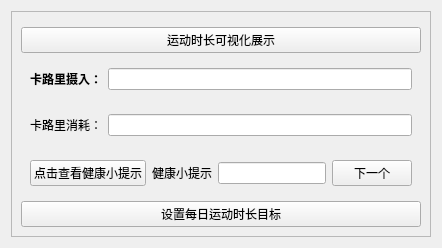
                     <widget class="QWidget" name="home">
                      <property name="styleSheet">
                       <string notr="true">background-image: url(:/images/images/images/homebackground.png);
background-position: center;
background-repeat: no-repeat;</string>
                      </property>
                      <layout class="QHBoxLayout" name="horizontalLayout_6">
                       <item>
                        <widget class="QFrame" name="sports_time_view">
                         <property name="frameShape">
                          <enum>QFrame::Shape::StyledPanel</enum>
                         </property>
                         <property name="frameShadow">
                          <enum>QFrame::Shadow::Raised</enum>
                         </property>
                         <layout class="QVBoxLayout" name="verticalLayout_22" stretch="4,1,1,1,2,1">
                          <item>
                           <widget class="QWidget" name="widget_11" native="true">
                            <widget class="QFrame" name="day_visual">
                             <property name="geometry">
                              <rect>
                               <x>40</x>
                               <y>10</y>
                               <width>311</width>
                               <height>181</height>
                              </rect>
                             </property>
                             <property name="styleSheet">
                              <string notr="true">backgroundcolor:rgb(255, 255, 255);</string>
                             </property>
                             <property name="frameShape">
                              <enum>QFrame::Shape::StyledPanel</enum>
                             </property>
                             <property name="frameShadow">
                              <enum>QFrame::Shadow::Raised</enum>
                             </property>
                             <layout class="QHBoxLayout" name="horizontalLayout_27"/>
                            </widget>
                            <widget class="QFrame" name="week_visual">
                             <property name="geometry">
                              <rect>
                               <x>440</x>
                               <y>9</y>
                               <width>321</width>
                               <height>181</height>
                              </rect>
                             </property>
                             <property name="frameShape">
                              <enum>QFrame::Shape::StyledPanel</enum>
                             </property>
                             <property name="frameShadow">
                              <enum>QFrame::Shadow::Raised</enum>
                             </property>
                             <layout class="QHBoxLayout" name="horizontalLayout_28"/>
                            </widget>
                           </widget>
                          </item>
                          <item>
                           <widget class="QPushButton" name="btn_visual">
                            <property name="text">
                             <string>运动时长可视化展示</string>
                            </property>
                           </widget>
                          </item>
                          <item alignment="Qt::AlignmentFlag::AlignBottom">
                           <widget class="QWidget" name="widget_3" native="true">
                            <property name="maximumSize">
                             <size>
                              <width>16777215</width>
                              <height>80</height>
                             </size>
                            </property>
                            <layout class="QHBoxLayout" name="horizontalLayout_24">
                             <item>
                              <widget class="QLabel" name="label_4">
                               <property name="text">
                                <string>&lt;html&gt;&lt;head/&gt;&lt;body&gt;&lt;p&gt;&lt;span style=&quot; font-weight:700;&quot;&gt;卡路里摄入：&lt;/span&gt;&lt;/p&gt;&lt;/body&gt;&lt;/html&gt;</string>
                               </property>
                              </widget>
                             </item>
                             <item>
                              <widget class="QLineEdit" name="calories_intake_line"/>
                             </item>
                            </layout>
                           </widget>
                          </item>
                          <item>
                           <widget class="QWidget" name="widget_13" native="true">
                            <layout class="QHBoxLayout" name="horizontalLayout_29">
                             <item>
                              <widget class="QLabel" name="label_15">
                               <property name="text">
                                <string>卡路里消耗：</string>
                               </property>
                              </widget>
                             </item>
                             <item>
                              <widget class="QLineEdit" name="calories_consumption_line"/>
                             </item>
                            </layout>
                           </widget>
                          </item>
                          <item>
                           <widget class="QWidget" name="widget_10" native="true">
                            <layout class="QHBoxLayout" name="horizontalLayout_25">
                             <item>
                              <widget class="QPushButton" name="btn_creat_tips">
                               <property name="text">
                                <string>点击查看健康小提示</string>
                               </property>
                              </widget>
                             </item>
                             <item>
                              <widget class="QLabel" name="label_12">
                               <property name="text">
                                <string>健康小提示</string>
                               </property>
                              </widget>
                             </item>
                             <item>
                              <widget class="QLineEdit" name="health_tips_line"/>
                             </item>
                             <item>
                              <widget class="QPushButton" name="btn_health_tips">
                               <property name="text">
                                <string>下一个</string>
                               </property>
                              </widget>
                             </item>
                            </layout>
                           </widget>
                          </item>
                          <item>
                           <widget class="QPushButton" name="btn_goalsetting">
                            <property name="text">
                             <string>设置每日运动时长目标</string>
                            </property>
                           </widget>
                          </item>
                         </layout>
                        </widget>
                       </item>
                      </layout>
                     </widget>
